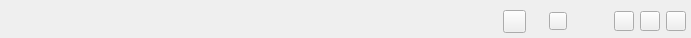
<?xml version="1.0" encoding="UTF-8"?>
<ui version="4.0">
 <class>CUiTop</class>
 <widget class="QWidget" name="CUiTop">
  <property name="geometry">
   <rect>
    <x>0</x>
    <y>0</y>
    <width>691</width>
    <height>38</height>
   </rect>
  </property>
  <property name="minimumSize">
   <size>
    <width>0</width>
    <height>38</height>
   </size>
  </property>
  <property name="maximumSize">
   <size>
    <width>16777215</width>
    <height>38</height>
   </size>
  </property>
  <property name="windowTitle">
   <string>CUiTop</string>
  </property>
  <property name="styleSheet">
   <string notr="true"/>
  </property>
  <layout class="QHBoxLayout" name="horizontalLayout">
   <property name="spacing">
    <number>23</number>
   </property>
   <property name="leftMargin">
    <number>15</number>
   </property>
   <property name="topMargin">
    <number>5</number>
   </property>
   <property name="rightMargin">
    <number>5</number>
   </property>
   <property name="bottomMargin">
    <number>0</number>
   </property>
   <item>
    <widget class="QLabel" name="label_logo">
     <property name="minimumSize">
      <size>
       <width>115</width>
       <height>0</height>
      </size>
     </property>
     <property name="maximumSize">
      <size>
       <width>115</width>
       <height>16777215</height>
      </size>
     </property>
     <property name="text">
      <string/>
     </property>
    </widget>
   </item>
   <item>
    <spacer name="horizontalSpacer">
     <property name="orientation">
      <enum>Qt::Horizontal</enum>
     </property>
     <property name="sizeHint" stdset="0">
      <size>
       <width>550</width>
       <height>20</height>
      </size>
     </property>
    </spacer>
   </item>
   <item>
    <widget class="QLabel" name="label_head">
     <property name="minimumSize">
      <size>
       <width>30</width>
       <height>30</height>
      </size>
     </property>
     <property name="maximumSize">
      <size>
       <width>30</width>
       <height>30</height>
      </size>
     </property>
     <property name="text">
      <string/>
     </property>
    </widget>
   </item>
   <item>
    <widget class="QPushButton" name="btn_changeSkin">
     <property name="minimumSize">
      <size>
       <width>23</width>
       <height>23</height>
      </size>
     </property>
     <property name="maximumSize">
      <size>
       <width>23</width>
       <height>23</height>
      </size>
     </property>
     <property name="cursor">
      <cursorShape>PointingHandCursor</cursorShape>
     </property>
     <property name="text">
      <string/>
     </property>
    </widget>
   </item>
   <item>
    <widget class="QPushButton" name="btn_setting">
     <property name="minimumSize">
      <size>
       <width>18</width>
       <height>18</height>
      </size>
     </property>
     <property name="maximumSize">
      <size>
       <width>18</width>
       <height>18</height>
      </size>
     </property>
     <property name="cursor">
      <cursorShape>PointingHandCursor</cursorShape>
     </property>
     <property name="text">
      <string/>
     </property>
    </widget>
   </item>
   <item>
    <widget class="QLabel" name="divider">
     <property name="minimumSize">
      <size>
       <width>1</width>
       <height>23</height>
      </size>
     </property>
     <property name="maximumSize">
      <size>
       <width>1</width>
       <height>23</height>
      </size>
     </property>
     <property name="text">
      <string/>
     </property>
    </widget>
   </item>
   <item>
    <layout class="QHBoxLayout" name="horizontalLayout_2">
     <property name="rightMargin">
      <number>0</number>
     </property>
     <item>
      <widget class="QPushButton" name="btn_max">
       <property name="minimumSize">
        <size>
         <width>20</width>
         <height>20</height>
        </size>
       </property>
       <property name="maximumSize">
        <size>
         <width>20</width>
         <height>20</height>
        </size>
       </property>
       <property name="cursor">
        <cursorShape>PointingHandCursor</cursorShape>
       </property>
       <property name="text">
        <string/>
       </property>
      </widget>
     </item>
     <item>
      <widget class="QPushButton" name="btn_min">
       <property name="minimumSize">
        <size>
         <width>20</width>
         <height>20</height>
        </size>
       </property>
       <property name="maximumSize">
        <size>
         <width>20</width>
         <height>20</height>
        </size>
       </property>
       <property name="cursor">
        <cursorShape>PointingHandCursor</cursorShape>
       </property>
       <property name="text">
        <string/>
       </property>
      </widget>
     </item>
     <item>
      <widget class="QPushButton" name="btn_close">
       <property name="minimumSize">
        <size>
         <width>20</width>
         <height>20</height>
        </size>
       </property>
       <property name="maximumSize">
        <size>
         <width>20</width>
         <height>20</height>
        </size>
       </property>
       <property name="cursor">
        <cursorShape>PointingHandCursor</cursorShape>
       </property>
       <property name="text">
        <string/>
       </property>
      </widget>
     </item>
    </layout>
   </item>
  </layout>
 </widget>
 <layoutdefault spacing="6" margin="11"/>
 <resources/>
 <connections/>
</ui>
